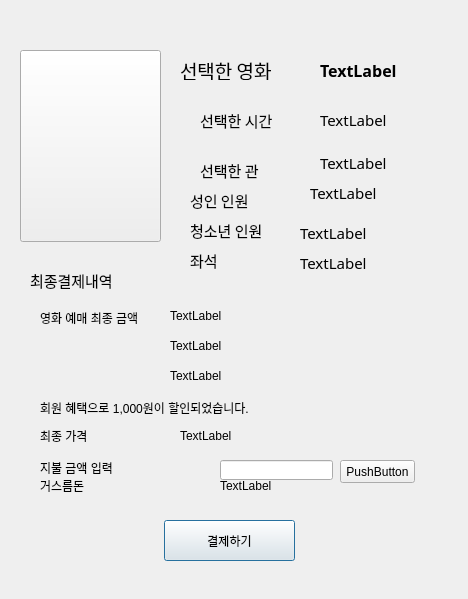
<?xml version="1.0" encoding="UTF-8"?>
<ui version="4.0">
 <class>Dialog</class>
 <widget class="QDialog" name="Dialog">
  <property name="geometry">
   <rect>
    <x>0</x>
    <y>0</y>
    <width>468</width>
    <height>599</height>
   </rect>
  </property>
  <property name="windowTitle">
   <string>Dialog</string>
  </property>
  <widget class="QLabel" name="label_4">
   <property name="geometry">
    <rect>
     <x>200</x>
     <y>160</y>
     <width>91</width>
     <height>20</height>
    </rect>
   </property>
   <property name="font">
    <font>
     <family>NanumGothic</family>
     <pointsize>11</pointsize>
    </font>
   </property>
   <property name="text">
    <string>선택한 관</string>
   </property>
  </widget>
  <widget class="QLabel" name="label_5">
   <property name="geometry">
    <rect>
     <x>180</x>
     <y>60</y>
     <width>101</width>
     <height>20</height>
    </rect>
   </property>
   <property name="font">
    <font>
     <family>NanumGothic</family>
     <pointsize>14</pointsize>
     <weight>50</weight>
     <bold>false</bold>
    </font>
   </property>
   <property name="text">
    <string>선택한 영화</string>
   </property>
  </widget>
  <widget class="QLabel" name="lbl_selectmovie">
   <property name="geometry">
    <rect>
     <x>320</x>
     <y>60</y>
     <width>200</width>
     <height>20</height>
    </rect>
   </property>
   <property name="font">
    <font>
     <family>NanumGothic</family>
     <pointsize>12</pointsize>
     <weight>75</weight>
     <bold>true</bold>
    </font>
   </property>
   <property name="text">
    <string>TextLabel</string>
   </property>
  </widget>
  <widget class="QLabel" name="lbl_selecttheater">
   <property name="geometry">
    <rect>
     <x>320</x>
     <y>150</y>
     <width>200</width>
     <height>25</height>
    </rect>
   </property>
   <property name="font">
    <font>
     <family>NanumGothic</family>
     <pointsize>11</pointsize>
    </font>
   </property>
   <property name="text">
    <string>TextLabel</string>
   </property>
  </widget>
  <widget class="QLabel" name="label">
   <property name="geometry">
    <rect>
     <x>30</x>
     <y>270</y>
     <width>90</width>
     <height>20</height>
    </rect>
   </property>
   <property name="font">
    <font>
     <family>NanumGothic</family>
     <pointsize>11</pointsize>
    </font>
   </property>
   <property name="text">
    <string>최종결제내역</string>
   </property>
  </widget>
  <widget class="QLabel" name="lbl_selecttime">
   <property name="geometry">
    <rect>
     <x>320</x>
     <y>110</y>
     <width>200</width>
     <height>20</height>
    </rect>
   </property>
   <property name="font">
    <font>
     <family>NanumGothic</family>
     <pointsize>11</pointsize>
    </font>
   </property>
   <property name="text">
    <string>TextLabel</string>
   </property>
  </widget>
  <widget class="QLabel" name="label_6">
   <property name="geometry">
    <rect>
     <x>200</x>
     <y>110</y>
     <width>91</width>
     <height>20</height>
    </rect>
   </property>
   <property name="font">
    <font>
     <family>NanumGothic</family>
     <pointsize>11</pointsize>
    </font>
   </property>
   <property name="text">
    <string>선택한 시간</string>
   </property>
  </widget>
  <widget class="QLabel" name="label_9">
   <property name="geometry">
    <rect>
     <x>190</x>
     <y>250</y>
     <width>91</width>
     <height>20</height>
    </rect>
   </property>
   <property name="font">
    <font>
     <family>NanumGothic</family>
     <pointsize>11</pointsize>
    </font>
   </property>
   <property name="text">
    <string>좌석</string>
   </property>
  </widget>
  <widget class="QLabel" name="lbl_selected_seat">
   <property name="geometry">
    <rect>
     <x>300</x>
     <y>250</y>
     <width>200</width>
     <height>25</height>
    </rect>
   </property>
   <property name="font">
    <font>
     <family>NanumGothic</family>
     <pointsize>11</pointsize>
    </font>
   </property>
   <property name="text">
    <string>TextLabel</string>
   </property>
  </widget>
  <widget class="QPushButton" name="btn_pay">
   <property name="geometry">
    <rect>
     <x>164</x>
     <y>520</y>
     <width>131</width>
     <height>41</height>
    </rect>
   </property>
   <property name="text">
    <string>결제하기</string>
   </property>
  </widget>
  <widget class="QLabel" name="label_7">
   <property name="geometry">
    <rect>
     <x>40</x>
     <y>480</y>
     <width>56</width>
     <height>12</height>
    </rect>
   </property>
   <property name="text">
    <string>거스름돈</string>
   </property>
  </widget>
  <widget class="QLabel" name="lbl_payexplain2">
   <property name="geometry">
    <rect>
     <x>170</x>
     <y>340</y>
     <width>250</width>
     <height>12</height>
    </rect>
   </property>
   <property name="text">
    <string>TextLabel</string>
   </property>
  </widget>
  <widget class="QLabel" name="lbl_payexplain1">
   <property name="geometry">
    <rect>
     <x>170</x>
     <y>310</y>
     <width>250</width>
     <height>12</height>
    </rect>
   </property>
   <property name="text">
    <string>TextLabel</string>
   </property>
  </widget>
  <widget class="QLineEdit" name="input_pay">
   <property name="geometry">
    <rect>
     <x>220</x>
     <y>460</y>
     <width>113</width>
     <height>20</height>
    </rect>
   </property>
  </widget>
  <widget class="QLabel" name="lbl_change">
   <property name="geometry">
    <rect>
     <x>220</x>
     <y>480</y>
     <width>56</width>
     <height>12</height>
    </rect>
   </property>
   <property name="text">
    <string>TextLabel</string>
   </property>
  </widget>
  <widget class="QLabel" name="label_2">
   <property name="geometry">
    <rect>
     <x>40</x>
     <y>310</y>
     <width>151</width>
     <height>16</height>
    </rect>
   </property>
   <property name="text">
    <string>영화 예매 최종 금액</string>
   </property>
  </widget>
  <widget class="QLabel" name="lbl_total">
   <property name="geometry">
    <rect>
     <x>180</x>
     <y>430</y>
     <width>250</width>
     <height>12</height>
    </rect>
   </property>
   <property name="text">
    <string>TextLabel</string>
   </property>
  </widget>
  <widget class="QLabel" name="label_3">
   <property name="geometry">
    <rect>
     <x>40</x>
     <y>460</y>
     <width>111</width>
     <height>16</height>
    </rect>
   </property>
   <property name="text">
    <string>지불 금액 입력</string>
   </property>
  </widget>
  <widget class="QLabel" name="label_11">
   <property name="geometry">
    <rect>
     <x>190</x>
     <y>220</y>
     <width>91</width>
     <height>20</height>
    </rect>
   </property>
   <property name="font">
    <font>
     <family>NanumGothic</family>
     <pointsize>11</pointsize>
    </font>
   </property>
   <property name="text">
    <string>청소년 인원</string>
   </property>
  </widget>
  <widget class="QLabel" name="lbl_teennum">
   <property name="geometry">
    <rect>
     <x>300</x>
     <y>220</y>
     <width>200</width>
     <height>25</height>
    </rect>
   </property>
   <property name="font">
    <font>
     <family>NanumGothic</family>
     <pointsize>11</pointsize>
    </font>
   </property>
   <property name="text">
    <string>TextLabel</string>
   </property>
  </widget>
  <widget class="QLabel" name="label_10">
   <property name="geometry">
    <rect>
     <x>190</x>
     <y>190</y>
     <width>91</width>
     <height>20</height>
    </rect>
   </property>
   <property name="font">
    <font>
     <family>NanumGothic</family>
     <pointsize>11</pointsize>
    </font>
   </property>
   <property name="text">
    <string>성인 인원</string>
   </property>
  </widget>
  <widget class="QLabel" name="lbl_adtnum">
   <property name="geometry">
    <rect>
     <x>310</x>
     <y>180</y>
     <width>200</width>
     <height>25</height>
    </rect>
   </property>
   <property name="font">
    <font>
     <family>NanumGothic</family>
     <pointsize>11</pointsize>
    </font>
   </property>
   <property name="text">
    <string>TextLabel</string>
   </property>
  </widget>
  <widget class="QLabel" name="label_8">
   <property name="geometry">
    <rect>
     <x>40</x>
     <y>400</y>
     <width>241</width>
     <height>16</height>
    </rect>
   </property>
   <property name="text">
    <string>회원 혜택으로 1,000원이 할인되었습니다.</string>
   </property>
  </widget>
  <widget class="QLabel" name="label_12">
   <property name="geometry">
    <rect>
     <x>40</x>
     <y>430</y>
     <width>56</width>
     <height>12</height>
    </rect>
   </property>
   <property name="text">
    <string>최종 가격</string>
   </property>
  </widget>
  <widget class="QLabel" name="lbl_payfinal">
   <property name="geometry">
    <rect>
     <x>170</x>
     <y>370</y>
     <width>250</width>
     <height>12</height>
    </rect>
   </property>
   <property name="text">
    <string>TextLabel</string>
   </property>
  </widget>
  <widget class="QPushButton" name="pushButton">
   <property name="geometry">
    <rect>
     <x>340</x>
     <y>460</y>
     <width>75</width>
     <height>23</height>
    </rect>
   </property>
   <property name="text">
    <string>PushButton</string>
   </property>
  </widget>
  <widget class="QPushButton" name="btn_poster">
   <property name="geometry">
    <rect>
     <x>20</x>
     <y>50</y>
     <width>141</width>
     <height>192</height>
    </rect>
   </property>
   <property name="text">
    <string/>
   </property>
  </widget>
 </widget>
 <resources/>
 <connections/>
</ui>
